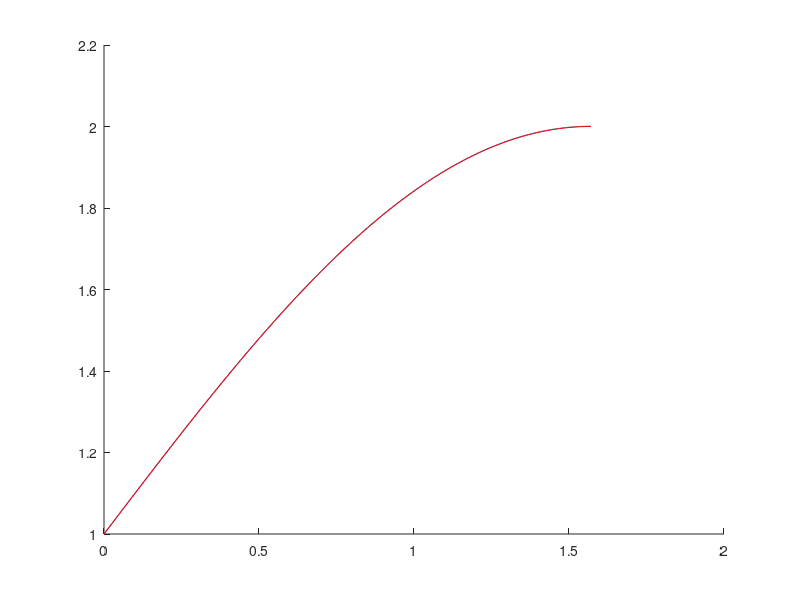

Recreate this plot in MATLAB.
close all
clear all

% resolvieno la ecuacion diferencial
% y' = cos(te), con y(0) = 1
% despues integrar la solucion

t1 = 0;
t2 = pi / 2;

n = 1000;

del = (t2 - t1) / n

xx = del*(0:n);
ff = cos(xx);

yy = zeros(n+1,1);

yy(1) = 1
for i=2:(n+1)
    yy(i) = yy(i-1) + del * ff(i-1);
end
hold on
plot(xx,yy)
w = 0:.01:pi/2;
plot(w, 1+sin(w), 'r')

'solucion aproximada'
area = del * sum(yy(1:n))
    
'solucion aproximada'

pi/2+sin(pi/2)



